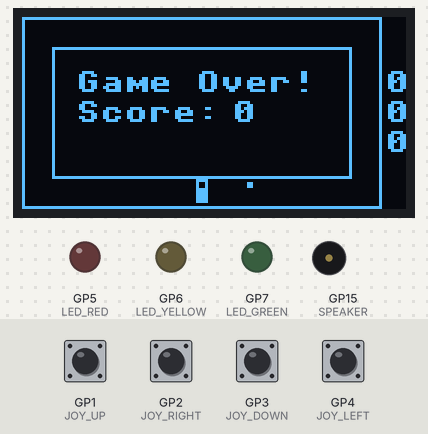
Bench run of a program on a simulated Raspberry Pi Pico running MicroPython. On the bench: 128×64 one-colour display, output pins drawn as LEDs (lit = HIGH), buzzer (waves = sounding, pin HIGH). The inputs (shaded band) are chosen by the test bench; at power-on: GP1 (JOY_UP), GP2 (JOY_RIGHT), GP3 (JOY_DOWN), GP4 (JOY_LEFT) HIGH. Random numbers come from a fixed seed; pins used as bus, display or sensor lines are not drawn.

Above: at 0.7 s.
At 8.3 s:
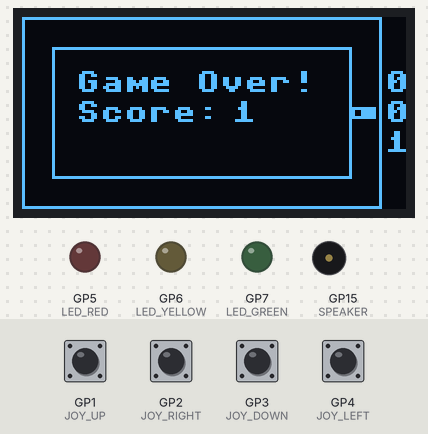
At 12.4 s:
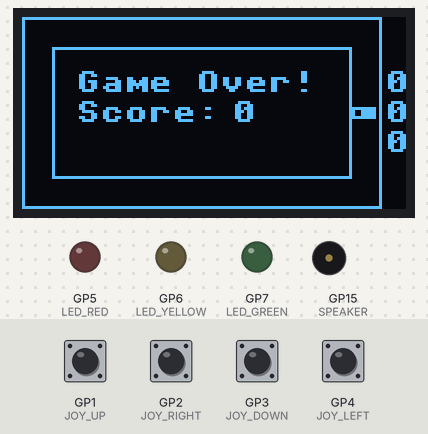
At 16.0 s:
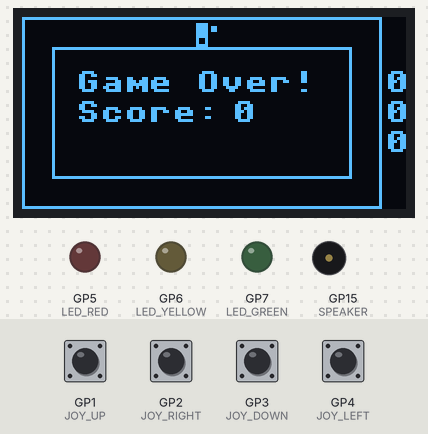
At 35.4 s:
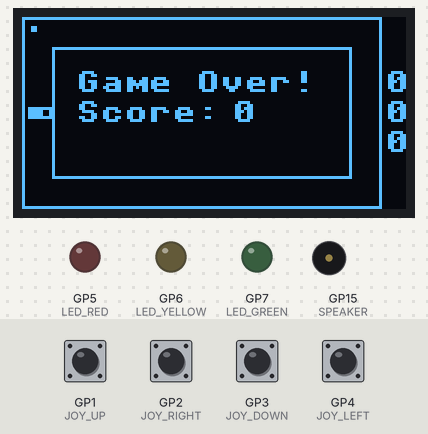

Measured:
- what the display in image 0 shows lasts 3.1 s, from 0.6 s to 3.7 s

The program:

snake.py
```python
from picoboy import PicoBoy
import time
import random

# Spielfeldgrößen
xSize = 29
ySize = 15

# Erzeugt ein PicoBoy-Objekt (Grafik, Tasten etc.)
pb = PicoBoy()

# Erzeugt ein 2D-Array (Liste von Listen), das den Zustand des Spielfeldes speichert
# board[x][y] == 0 bedeutet Feld ist leer
# board[x][y] == -1 bedeutet Feld hat einen Apfel
# board[x][y] > 0 bedeutet, dass sich dort Teil des Schlangenkörpers befindet.
board = [[0 for x in range(ySize)] for y in range(xSize)]

##### Quellcode über dieser Linie bitte nicht ändern! #####

# Schlangen-Startlänge
laenge = 3

# Startposition der Schlange (mittig)
xPos = 14
yPos = 7

# Zufällige Start-Richtung: 1=oben, 2=unten, 3=links, 4=rechts
richtung = random.randint(1,4)

def putApple():
    """
    Platziert einen Apfel an einer zufälligen, freien Stelle im Spielfeld.
    (board[x][y] == -1)
    """
    global board
    x = random.randint(0, xSize - 1)
    y = random.randint(0, ySize - 1)
    # Solange das zufällig gewählte Feld nicht leer ist, suche ein neues Feld
    while board[x][y] != 0:
        x = random.randint(0, xSize - 1)
        y = random.randint(0, ySize - 1)
    board[x][y] = -1

def erlaubt(x, y):
    """
    Überprüft, ob die Position (x, y) gültig ist:
    - noch innerhalb des Spielfelds
    - und die Schlange nicht auf sich selbst stößt
    """
    if x < 0 or x >= xSize or y < 0 or y >= ySize or board[x][y] > 0:
        return False
    else:
        return True

def spielfeldLeeren():
    """
    Setzt alle Felder im Spielfeld (board) auf 0,
    damit die Schlange und Äpfel komplett entfernt werden.
    """
    global board
    for i in range(xSize):
        for j in range(ySize):
            board[i][j] = 0

def score():
    """
    Zeigt den aktuellen Punktestand (basierend auf der Schlangenlänge)
    an einer festen Stelle auf dem Display an.
    """
    global laenge
    punkte = laenge - 3  # Punkte = (Schlangenlänge - 3)
    # Wir zeigen die letzten drei Stellen des Punktezählers an (Hunderter, Zehner, Einer)
    pb.text(str(punkte % 10), 121, 38, 1)
    punkte = punkte // 10
    pb.text(str(punkte % 10), 121, 28, 1)
    punkte = punkte // 10
    pb.text(str(punkte % 10), 121, 18, 1)

def spielfeldZeichnen():
    """
    Zeichnet den Spielfeld-Rahmen, die Schlange und die Äpfel.
    Aktualisiert außerdem den 'Alterungsprozess' der Schlange,
    indem ihre Körperteile decrementiert werden (Wert > 0 um 1 verringern).
    """
    global board
    global laenge

    score()
    # Äußerer Rahmen
    pb.rect(0, 0, 4 * (xSize + 1), 4 * (ySize + 1), 1)

    for i in range(xSize):
        for j in range(ySize):
            if board[i][j] > 0:
                # Kopf der Schlange
                if board[i][j] == laenge:
                    pb.fill_rect(i * 4 + 2, j * 4 + 2, 4, 4, 1)
                # Körper der Schlange
                else:
                    pb.rect(i * 4 + 2, j * 4 + 2, 4, 4, 1)
                # 'Alter' jedes Schlangenglieds wird um 1 verringert
                board[i][j] -= 1

            # Apfel
            elif board[i][j] == -1:
                pb.fill_rect(i * 4 + 3, j * 4 + 3, 2, 2, 1)

def schritt():
    """
    Führt einen Spielschritt aus:
    - Tasteneingaben auswerten (Richtung ändern)
    - Neue Kopfposition berechnen
    - Falls ungültige Position -> gameOverScreen
    - Falls Apfel -> Schlange wächst
    - Neue Kopfposition im Spielfeld eintragen
    """
    global xPos, yPos, board, richtung, laenge

    # Richtungsänderungen nur zulassen, wenn die neue Richtung
    # nicht exakt die entgegengesetzte Richtung ist.
    if pb.pressedUp() and richtung != 2:
        richtung = 1
    if pb.pressedDown() and richtung != 1:
        richtung = 2
    if pb.pressedLeft() and richtung != 4:
        richtung = 3
    if pb.pressedRight() and richtung != 3:
        richtung = 4

    # Kopfposition entsprechend der Richtung aktualisieren
    if richtung == 1:
        yPos -= 1
    elif richtung == 2:
        yPos += 1
    elif richtung == 3:
        xPos -= 1
    elif richtung == 4:
        xPos += 1

    # Überprüfen, ob die neue Position erlaubt ist
    if not erlaubt(xPos, yPos):
        gameOverScreen()
        return  # Dieser Spielschritt ist dann beendet

    # Wenn dort ein Apfel war, Schlange verlängern und neuen Apfel setzen
    if board[xPos][yPos] == -1:
        laenge += 1
        putApple()

    # Neue Kopfposition als höchsten Schlangenwert eintragen (Kopf)
    board[xPos][yPos] = laenge

def gameOverScreen():
    """
    Zeigt einen "Game Over"-Bildschirm mit dem erreichten Score
    und startet danach automatisch ein neues Spiel.
    """
    global laenge

    # Schwarzes Rechteck über dem mittleren Bereich
    pb.fill_rect(10, 10, 4 * (xSize + 1) - 20, 4 * (ySize + 1) - 20, 0)
    # Rahmen drumherum
    pb.rect(10, 10, 4 * (xSize + 1) - 20, 4 * (ySize + 1) - 20, 1)

    pb.text("Game Over!", 18, 18)
    pb.text("Score:", 18, 28)
    pb.text(str(laenge - 3), 70, 28)
    pb.show()

    # Kurz warten, damit der Spieler den Score sehen kann
    time.sleep_ms(3000)

    # Dann ein neues Spiel starten
    newGame()

def newGame():
    """
    Setzt alle Spiel-Variablen auf den Anfangszustand zurück,
    leert das Spielfeld und platziert einen Apfel.
    """
    global laenge, xPos, yPos, richtung

    laenge = 3
    xPos = 14
    yPos = 7
    richtung = random.randint(1,4)

    spielfeldLeeren()
    putApple()

# Initiales Leeren des Spielfelds und Apfel setzen
spielfeldLeeren()
putApple()

# Startzeit erfassen (für die Geschwindigkeitssteuerung)
last = time.ticks_us()

while True:
    # Einen Spielschritt ausführen
    schritt()

    # Bildschirm leeren und neues Spielfeld zeichnen
    pb.fill(0)
    spielfeldZeichnen()
    pb.show()

    # Warte so lange, bis 75ms vergangen sind (Spielgeschwindigkeit)
    while time.ticks_diff(time.ticks_us(), last) < 75000:
        pass
    last = time.ticks_us()
```

picoboy.py
```python
# (licence header left out)
from micropython import const
import utime as time
import framebuf
from machine import Pin, SPI, I2C
import machine

# a few register definitions
_SET_CONTRAST        = const(0x81)
_SET_NORM_INV        = const(0xa6)
_SET_DISP            = const(0xae)
_SET_SCAN_DIR        = const(0xc0)
_SET_SEG_REMAP       = const(0xa0)
_LOW_COLUMN_ADDRESS  = const(0x00)
_HIGH_COLUMN_ADDRESS = const(0x10)
_SET_PAGE_ADDRESS    = const(0xB0)


class pbFrameBuffer(framebuf.FrameBuffer):
    def __init__(self, buffer, width, height, fbFormat, stride=-1):
        self.width = width
        self.height = height
        if stride < width:
            stride = width
        super().__init__(buffer, width, height, fbFormat, stride)

class SH1106(framebuf.FrameBuffer):

    def __init__(self, width, height, external_vcc, rotate=0):
        self.width = width
        self.height = height
        self.external_vcc = external_vcc
        self.flip_en = rotate == 180 or rotate == 270
        self.rotate90 = rotate == 90 or rotate == 270
        self.pages = self.height // 8
        self.bufsize = self.pages * self.width
        self.renderbuf = bytearray(self.bufsize)
        self.pages_to_update = 0

        if self.rotate90:
            self.displaybuf = bytearray(self.bufsize)
            # HMSB is required to keep the bit order in the render buffer
            # compatible with byte-for-byte remapping to the display buffer,
            # which is in VLSB. Else we'd have to copy bit-by-bit!
            super().__init__(self.renderbuf, self.height, self.width,
                             framebuf.MONO_HMSB)
        else:
            self.displaybuf = self.renderbuf
            super().__init__(self.renderbuf, self.width, self.height,
                             framebuf.MONO_VLSB)

        # flip() was called rotate() once, provide backwards compatibility.
        self.rotate = self.flip
        self.init_display()

    def init_display(self):
        self.reset()
        self.fill(0)
        self.poweron()
        # rotate90 requires a call to flip() for setting up.
        self.flip(self.flip_en)

    def poweroff(self):
        self.write_cmd(_SET_DISP | 0x00)

    def poweron(self):
        self.write_cmd(_SET_DISP | 0x01)

    def flip(self, flag=None, update=True):
        if flag is None:
            flag = not self.flip_en
        mir_v = flag ^ self.rotate90
        mir_h = flag
        self.write_cmd(_SET_SEG_REMAP | (0x01 if mir_v else 0x00))
        self.write_cmd(_SET_SCAN_DIR | (0x08 if mir_h else 0x00))
        self.flip_en = flag
        if update:
            self.show(True) # full update

    def sleep(self, value):
        self.write_cmd(_SET_DISP | (not value))

    def contrast(self, contrast):
        self.write_cmd(_SET_CONTRAST)
        self.write_cmd(contrast)

    def invert(self, invert):
        self.write_cmd(_SET_NORM_INV | (invert & 1))

    def show(self, full_update = False):
        # self.* lookups in loops take significant time (~4fps).
        (w, p, db, rb) = (self.width, self.pages,
                          self.displaybuf, self.renderbuf)
        if self.rotate90:
            for i in range(self.bufsize):
                db[w * (i % p) + (i // p)] = rb[i]
        if full_update:
            pages_to_update = (1 << self.pages) - 1
        else:
            pages_to_update = self.pages_to_update
        #print("Updating pages: {:08b}".format(pages_to_update))
        for page in range(self.pages):
            if (pages_to_update & (1 << page)):
                self.write_cmd(_SET_PAGE_ADDRESS | page)
                self.write_cmd(_LOW_COLUMN_ADDRESS | 2)
                self.write_cmd(_HIGH_COLUMN_ADDRESS | 0)
                self.write_data(db[(w*page):(w*page+w)])
        self.pages_to_update = 0

    def pixel(self, x, y, color=-1):
        if color == -1:
            return super().pixel(x, y)
        else:
            super().pixel(x, y, color)
            page = y // 8
            self.pages_to_update |= 1 << page


    def text(self, text, x, y, color=1):
        super().text(text, x, y, color)
        self.register_updates(y, y+7)

    def line(self, x0, y0, x1, y1, color):
        super().line(x0, y0, x1, y1, color)
        self.register_updates(y0, y1)

    def hline(self, x, y, w, color):
        super().hline(x, y, w, color)
        self.register_updates(y)

    def vline(self, x, y, h, color):
        super().vline(x, y, h, color)
        self.register_updates(y, y+h)

    def fill(self, color):
        super().fill(color)
        self.pages_to_update = (1 << self.pages) - 1

    def blit(self, fbuf, x, y, key=-1, palette=None):
        super().blit(fbuf, x, y, key, palette)
        self.register_updates(y, y+fbuf.height)

    def scroll(self, x, y):
        # my understanding is that scroll() does a full screen change
        super().scroll(x, y)
        self.pages_to_update =  (1 << self.pages) - 1

    def fill_rect(self, x, y, w, h, color):
        super().fill_rect(x, y, w, h, color)
        self.register_updates(y, y+h)

    def rect(self, x, y, w, h, color):
        super().rect(x, y, w, h, color)
        self.register_updates(y, y+h)

    def register_updates(self, y0, y1=None):
        # this function takes the top and optional bottom address of the changes made
        # and updates the pages_to_change list with any changed pages
        # that are not yet on the list
        start_page = y0 // 8
        end_page = y1 // 8 if y1 is not None else start_page
        # rearrange start_page and end_page if coordinates were given from bottom to top
        if start_page > end_page:
            start_page, end_page = end_page, start_page
        # make sure start_page is positive so we don't end up with negative indices.
        if start_page < 0:
            start_page = 0
        for page in range(start_page, end_page+1):
            self.pages_to_update |= 1 << page

    def reset(self, res):
        if res is not None:
            res(1)
            time.sleep_ms(1)
            res(0)
            time.sleep_ms(20)
            res(1)
            time.sleep_ms(20)

class PicoBoy(SH1106):
    LED_RED = Pin(5, Pin.OUT)#7
    LED_YELLOW = Pin(6, Pin.OUT)#6
    LED_GREEN = Pin(7, Pin.OUT)#5
    JOY_UP = Pin(1, Pin.IN, Pin.PULL_UP)#0
    JOY_DOWN = Pin(3, Pin.IN, Pin.PULL_UP)#3
    JOY_LEFT = Pin(4, Pin.IN, Pin.PULL_UP)#4
    JOY_RIGHT = Pin(2, Pin.IN, Pin.PULL_UP)#2
    JOY_CENTER = Pin(0, Pin.IN, Pin.PULL_UP)#1
    SPEAKER = Pin(15, Pin.OUT)#15

    def __init__(self,frequency=50000000):
        global i2c, scl, sda, DEV_ADDR, XOUT1, YOUT1, ZOUT1
        rotate=1
        external_vcc=False
        machine.freq(frequency)
        spi = SPI(0,baudrate=1000000,polarity=1,phase=1,bits=8,firstbit=SPI.MSB,sck=Pin(18),mosi=Pin(19),miso=Pin(16))
        dc = Pin(8)
        res = Pin(9)
        cs = Pin(10)
        self.rate = 10 * 1000 * 1000
        dc.init(dc.OUT, value=0)
        if res is not None:
            res.init(res.OUT, value=0)
        if cs is not None:
            cs.init(cs.OUT, value=1)
        self.spi = spi
        self.dc = dc
        self.res = res
        self.cs = cs
        super().__init__(128, 64, external_vcc, rotate)
        self.rotate(True)

        DEV_ADDR = 0x18    # STK8BA58
        XOUT1  = 0x02
        YOUT1  = 0x04
        ZOUT1  = 0x06
        sda=machine.Pin(20)
        scl=machine.Pin(21)
        i2c=machine.I2C(0,sda=sda, scl=scl, freq=400000)

    def pressedUp(self):
        return self.JOY_UP.value()==0

    def pressedDown(self):
        return self.JOY_DOWN.value()==0

    def pressedLeft(self):
        return self.JOY_LEFT.value()==0

    def pressedRight(self):
        return self.JOY_RIGHT.value()==0

    def pressedCenter(self):
        return self.JOY_CENTER.value()==0

    def delay(self,millis):
        time.sleep_ms(millis)

    def write_cmd(self, cmd):
        self.spi.init(baudrate=self.rate, polarity=0, phase=0)
        if self.cs is not None:
            self.cs(1)
            self.dc(0)
            self.cs(0)
            self.spi.write(bytearray([cmd]))
            self.cs(1)
        else:
            self.dc(0)
            self.spi.write(bytearray([cmd]))

    def write_data(self, buf):
        self.spi.init(baudrate=self.rate, polarity=0, phase=0)
        if self.cs is not None:
            self.cs(1)
            self.dc(1)
            self.cs(0)
            self.spi.write(buf)
            self.cs(1)
        else:
            self.dc(1)
            self.spi.write(buf)

    def reset(self):
        super().reset(self.res)

    def xAcc(self):
        global i2c, scl, sda, DEV_ADDR, XOUT1, YOUT1, ZOUT1
        i2c.writeto(DEV_ADDR, bytes([XOUT1]))
        data = i2c.readfrom(DEV_ADDR, 2)
        value = int(data[0] / 16) + data[1] * 16
        if value >= 2048:
            value = value-4096
        return value/1024

    def yAcc(self):
        global i2c, scl, sda, DEV_ADDR, XOUT1, YOUT1, ZOUT1
        i2c.writeto(DEV_ADDR, bytes([YOUT1]))
        data = i2c.readfrom(DEV_ADDR, 2)
        value = int(data[0] / 16) + data[1] * 16
        if value >= 2048:
            value = value-4096
        return value/1024

    def zAcc(self):
        global i2c, scl, sda, DEV_ADDR, XOUT1, YOUT1, ZOUT1
        i2c.writeto(DEV_ADDR, bytes([ZOUT1]))
        data = i2c.readfrom(DEV_ADDR, 2)
        value = int(data[0] / 16) + data[1] * 16
        if value > 2048:
            value = value-4096
        return value/1024
    
```
